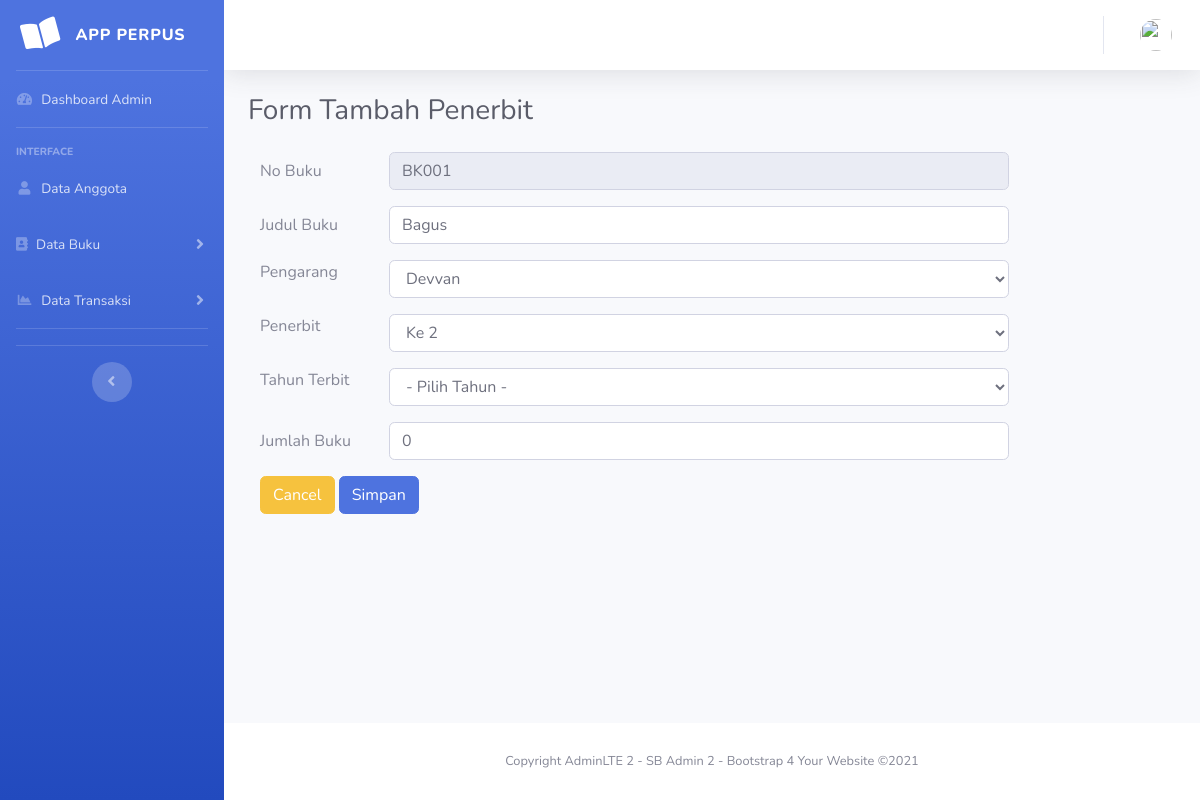
The page /admin/edittt/BK001 on the database its author committed.
### tables this page shows
CREATE TABLE `buku` (
  `id_buku` varchar(15) NOT NULL,
  `id_pengarang` int(15) NOT NULL,
  `id_penerbit` int(15) NOT NULL,
  `judul_buku` varchar(100) NOT NULL,
  `jumlah` int(15) NOT NULL,
  `tahun_terbit` int(15) NOT NULL
);

### application/controllers/Admin.php (called while the page is built, shortened)
<?php
class Admin extends CI_Controller
{
    public function __construct()
    {
        $this->load->library('form_validation');
        $this->load->model('m_pengarang');
        $this->load->model('m_penerbit');
        $this->load->model('m_buku');
        $this->load->model('m_pinjam');
        $this->load->model('m_pengembalian');
        $this->load->model('m_anggota');
        $this->load->model('m_index');
    }
    public function edittt($id)
    {
        $data['title'] =  'App Perpus | Buku';
        $data['user'] = $this->db->get_where('user', ['email' => $this->session->userdata('email')])->row_array();
        $data['pengarang']     = $this->db->get('pengarang')->result();
        $data['penerbit']     = $this->db->get('penerbit')->result();
        $data['data']        = $this->m_buku->edit($id);
        $this->load->view('sb_templates/header', $data);
        $this->load->view('admin/edit_buku', $data);
        $this->load->view('sb_templates/footer');
    }
}

### index.php (called while the page is built, shortened)
<?php
require_once BASEPATH.'core/CodeIgniter.php';

### application/models/M_buku.php (called while the page is built, shortened)
<?php
class M_buku extends CI_Model
{
    public function edit($id)
    {
        $this->db->select('*');
        $this->db->from('buku');
        $this->db->join('pengarang', 'buku.id_pengarang = pengarang.id_pengarang');
        $this->db->join('penerbit', 'buku.id_penerbit = penerbit.id_penerbit');
        $this->db->where('buku.id_buku', $id);
        return $this->db->get()->row_array();
    }
}

### application/views/admin/edit_buku.php (the view, shortened to what this page needs)
<body id="page-top">
    <div id="wrapper">
        <ul class="navbar-nav bg-gradient-primary sidebar sidebar-dark accordion" id="accordionSidebar">
            <a class="sidebar-brand d-flex align-items-center justify-content-center">
                <div class="sidebar-brand-icon rotate-n-15">
                    <i class="fas fa-book-open"></i>
                </div>
                <div class="sidebar-brand-text mx-3">App Perpus</div>
            </a>
            <hr class="sidebar-divider my-0">
            <li class="nav-item">
                <a class="nav-link" href="<?= base_url() ?>admin">
                    <i class="fas fa-fw fa-tachometer-alt"></i>
                    <span>Dashboard Admin</span></a>
            </li>
            <hr class="sidebar-divider">
            <div class="sidebar-heading">
                Interface
            </div>
            <li class="nav-item">
                <a class="nav-link" href="<?= base_url() ?>admin/anggota">
                    <i class="fas fa-fw fa-user"></i>
                    <span>Data Anggota</span></a>
            </li>
            <li class="nav-item">
                <a class="nav-link collapsed" href="#" data-toggle="collapse" data-target="#collapseTwo" aria-expanded="true" aria-controls="collapseTwo">
                    <i class="fas fa-address-book"></i>
                    <span>Data Buku</span>
                </a>
            </li>
            <li class="nav-item">
                <a class="nav-link collapsed" href="#" data-toggle="collapse" data-target="#collapseUtilities" aria-expanded="true" aria-controls="collapseUtilities">
                    <i class="fas fa-fw fa-chart-area"></i>
                    <span>Data Transaksi</span>
                </a>
            </li>
            <hr class="sidebar-divider">
            <hr class="sidebar-divider d-none d-md-block">
            <div class="text-center d-none d-md-inline">
                <button class="rounded-circle border-0" id="sidebarToggle"></button>
            </div>
        </ul>
        <div id="content-wrapper" class="d-flex flex-column">
            <div id="content">
                <nav class="navbar navbar-expand navbar-light bg-white topbar mb-4 static-top shadow">
                    <ul class="navbar-nav ml-auto">
                        <li class="nav-item dropdown no-arrow">
                            <a class="nav-link dropdown-toggle" href="#" id="userDropdown" role="button" data-toggle="dropdown" aria-haspopup="true" aria-expanded="false">
                                <img class="img-profile rounded-circle" src="<?= base_url('assets/img/profile/') . $user['image']; ?>">
                            </a>
                        </li>
                </nav>
                <div class="container-fluid">
                    <h3 class="h3 mb-4 text-gray-800">Form Tambah Penerbit</h3>
                    <div class="col-lg-10">
                        <form action="<?= base_url('admin/updateee') ?>" method="POST">
                            <div class="form-group row">
                                <label for="email" class="col-sm-2 col-form-label">No Buku</label>
                                <div class="col-sm-10">
                                    <input type="text" name="id_buku" value="<?= $data['id_buku']; ?>" class="form-control" readonly>
                                </div>
                            </div>
                            <div class="form-group row">
                                <label for="email" class="col-sm-2 col-form-label">Judul Buku</label>
                                <div class="col-sm-10">
                                    <input type="text" name="judul_buku" value="<?= $data['judul_buku']; ?>" class="form-control" placeholder="Judul Buku" required>
                                </div>
                            </div>
                            <div class="form-group row">
                                <label for="inputPassword3" class="col-sm-2 control-label">Pengarang</label>
                                <div class="col-sm-10">
                                    <select name="id_pengarang" class="form-control select2">
                                        <?php
                                        foreach ($pengarang as $row) {
                                            if ($data['id_pengarang'] == $row->id_pengarang) { ?>
                                                <option value="<?= $row->id_pengarang ?>" selected> <?= $row->name_pengarang; ?> </option>
                                            <?php } else { ?>
                                                <option value="<?= $row->id_pengarang ?>"> <?= $row->name_pengarang; ?> </option>
                                        <?php }
                                        }
                                        ?>
                                    </select>
                                </div>
                            </div>
                            <div class="form-group row">
                                <label for="inputPassword3" class="col-sm-2 control-label">Penerbit</label>
                                <div class="col-sm-10">
                                    <select name="id_penerbit" class="form-control select2">
                                        <?php
                                        foreach ($penerbit as $row) {
                                            if ($data['id_penerbit'] == $row->id_penerbit) { ?>
                                                <option value="<?= $row->id_penerbit ?>" selected> <?= $row->name_penerbit; ?> </option>
                                            <?php } else { ?>
                                                <option value="<?= $row->id_penerbit ?>"> <?= $row->name_penerbit; ?> </option>
                                        <?php }
                                        }
                                        ?>
                                    </select>
                                </div>
                            </div>
                            <div class="form-group row">
                                <label for="inputPassword3" class="col-sm-2 control-label">Tahun Terbit</label>
                                <div class="col-sm-10">
                                    <select name="tahun_terbit" class="form-control select2">
                                        <option value=""> - Pilih Tahun - </option>
                                    </select>
                                </div>
                            </div>
                            <div class="form-group row">
                                <label for="email" class="col-sm-2 col-form-label">Jumlah Buku</label>
                                <div class="col-sm-10">
                                    <input type="number" name="jumlah" value="<?= $data['jumlah']; ?>" class="form-control">
                                </div>
                            </div>
                            <div class="box-footer">
                                <a href="<?= base_url() ?>admin/buku" class="btn btn-warning">Cancel</a>
                                <button type="submit" class="btn btn-primary">Simpan</button>
                            </div>
                        </form>
                    </div>
                </div>
            </div>
            <footer class="sticky-footer bg-white">
                <div class="container my-auto">
                    <div class="copyright text-center my-auto">
                        <span>Copyright AdminLTE 2 - SB Admin 2 - Bootstrap 4 Your Website &copy;2021</span>
                    </div>
                </div>
            </footer>
        </div>
    </div>

### rows shown on the page
buku: id_buku "BK001", judul_buku "Bagus", jumlah "0"

### other values the page prints
form field id_pengarang "Devvan"
form field id_penerbit "Ke 2"
